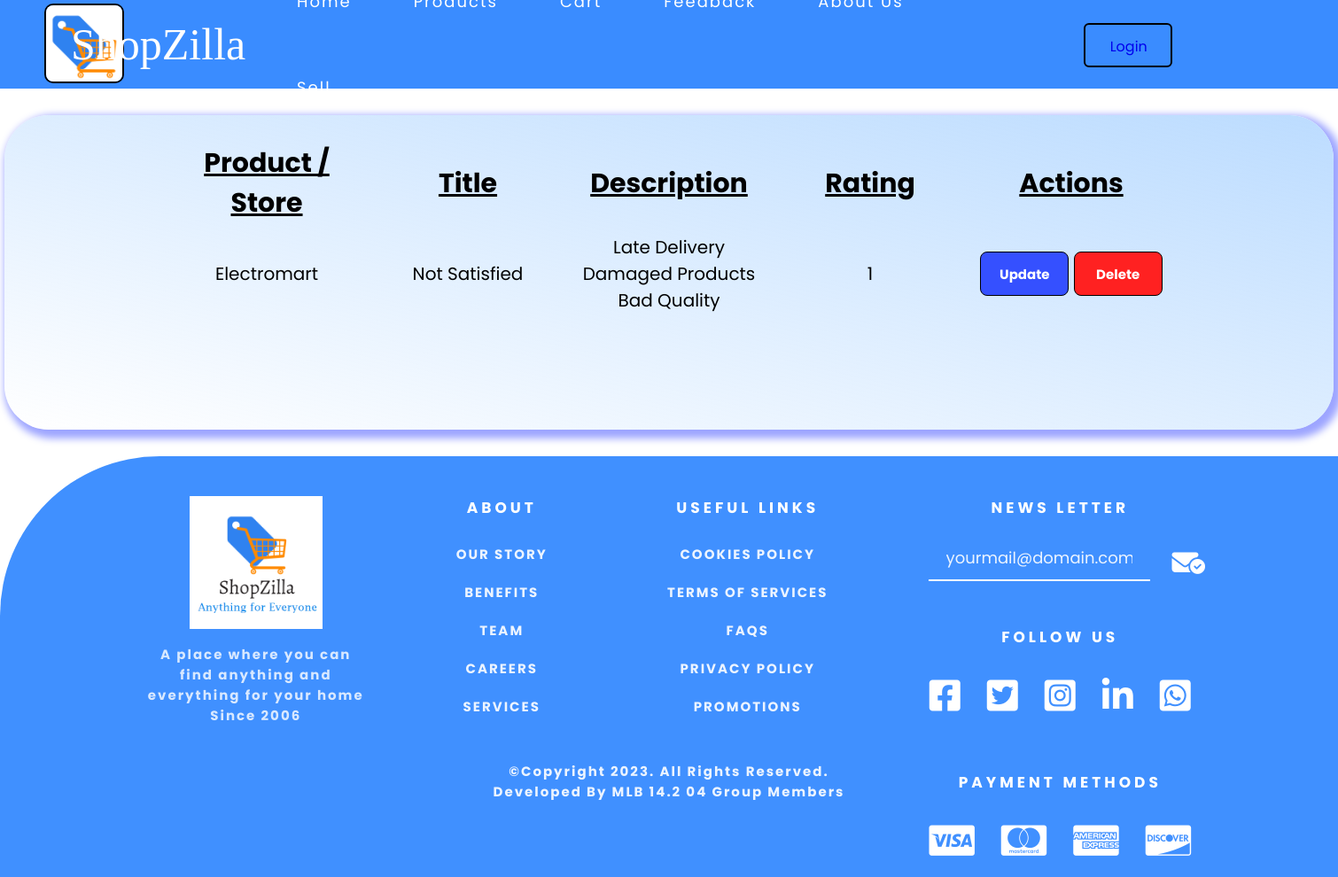
The app's page /feedbackList.php?C_ID=1 with its own data.
### tables this page shows
CREATE TABLE `feedback` (
  `Fed_ID` int(10) NOT NULL,
  `C_ID` int(10) NOT NULL,
  `Fed_Name` varchar(100) NOT NULL,
  `Fed_Email` varchar(100) NOT NULL,
  `Fed_Product_or_Store` varchar(100) NOT NULL,
  `Fed_Title` varchar(500) NOT NULL,
  `Fed_Description` varchar(1000) NOT NULL,
  `Fed_Rating` int(5) NOT NULL
);

### feedbackList.php (the view, shortened to what this page needs)
<?php
    include_once 'config.php';
    if (isset($_GET["C_ID"])) {
        $C_ID = $_GET["C_ID"];
    } else {
        echo "C_ID is not set!";
    }
    $sql = "SELECT * FROM feedback WHERE C_ID = ?";
    $stmt = $conn->prepare($sql);
    $stmt->bind_param("s", $C_ID);
    $stmt->execute();
    $result = $stmt->get_result();
?>
<!DOCTYPE html>
<html>
    <head>
        <link rel="stylesheet" href="Styles/feedbackList.css">
        <?php
            $C_ID = $_GET['C_ID'];
            include 'headerCustomerAfterLogin.php';
        ?>
    </head>
    <body style="background-image: url('Images/back 2.png'); background-size: 40%; background-attachment: fixed;">
        <div class="container-layout">
            <?php
                if (mysqli_num_rows($result) === 0) {
                    echo '<script>alert("You have no feedbacks.")</script>';
                    echo "<script>window.location.href = 'Feedback.php?C_ID=" . urlencode($C_ID) . "';</script>";
                } else {
            ?>
            <table class="table">
                <tr>
                    <th scope="col">Product / Store</th>
                    <th scope="col">Title</th>
                    <th scope="col">Description</th>
                    <th scope="col">Rating</th>
                    <th scope="col">Actions</th>
                </tr>
                <?php
                    while ($row = mysqli_fetch_assoc($result)) {
                        $Fed_ID = $row['Fed_ID'];
                        $fed_Product_or_Store = $row['Fed_Product_or_Store'];
                        $Fed_Title = $row['Fed_Title'];
                        $Fed_Description = $row['Fed_Description'];
                        $Fed_Rating = $row['Fed_Rating'];
                        echo
                            '<tr>
                                <td style="display: none;">'.$Fed_ID.'</td>
                                <td>'.$fed_Product_or_Store.'</td>
                                <td>'.$Fed_Title.'</td>
                                <td>'.$Fed_Description.'</td>
                                <td>'.$Fed_Rating.'</td>
                                <td>
                                    <button class="update-btn"><a style="color: #fff !important;" href="submittedFeedback.php?Fed_ID='.$Fed_ID.'&C_ID='.$C_ID.'">Update</a></button>
                                    <button class="delete-btn"><a style="color: #fff !important;" href="deleteFeedback.php?Fed_ID='.$Fed_ID.'&C_ID='.$C_ID.'" >Delete</a></button>
                                </td>
                            </tr>'
                        ;
                    }
                ?>
            </table>
            <?php
                }
            ?>
        </div>
        <?php
            include "footer.php";
        ?>
    </body>
</html>

### Styles/feedbackList.css (style rules this page uses)
.container-layout { min-height: 355px; height: auto; width: 1500px; box-shadow: 5px 5px 8px 5px rgb(157, 165, 255); margin:auto; margin-top: 30px; margin-bottom: 30px; border-radius: 50px; background: linear-gradient(to right top, rgba(255, 255, 255, 0.432), rgb(188, 220, 255)); background-blend-mode: screen; }
.table { margin-left: auto; margin-right: auto; padding-bottom: 30px; font-size: 15px; }
th { font-size: 30px; width: 225px; padding-top: 30px; text-decoration: underline; }
td { font-size: 20px; text-align: center; padding-top: 10px; }
tr+tr { border-top: 5px solid black; }
.update-btn { background-color: #3550ff; font-size: 15px; border: 1px solid #000000; border-radius: 8px; cursor: pointer; font-weight: bold; width: 100px; height: 50px; }
.delete-btn { background-color: #ff2121; font-size: 15px; border: 1px solid #000000; border-radius: 8px; cursor: pointer; font-weight: bold; width: 100px; height: 50px; }

### Styles/header.css (style rules this page uses)
* { margin: 0; padding: 0; box-sizing: border-box; font-family: 'Poppins', sans-serif; }
body { overflow-x: hidden; }

### Styles/footer.css (style rules this page uses)
* { margin: 0; padding: 0; box-sizing: border-box; font-family: 'Poppins', sans-serif; height: auto; }
a { text-decoration: none; }

### records on screen
feedback: Fed_Product_or_Store "Electromart", Fed_Title "Not Satisfied", Fed_Description "Late Delivery Damaged Products Bad Quality", Fed_Rating "1"
